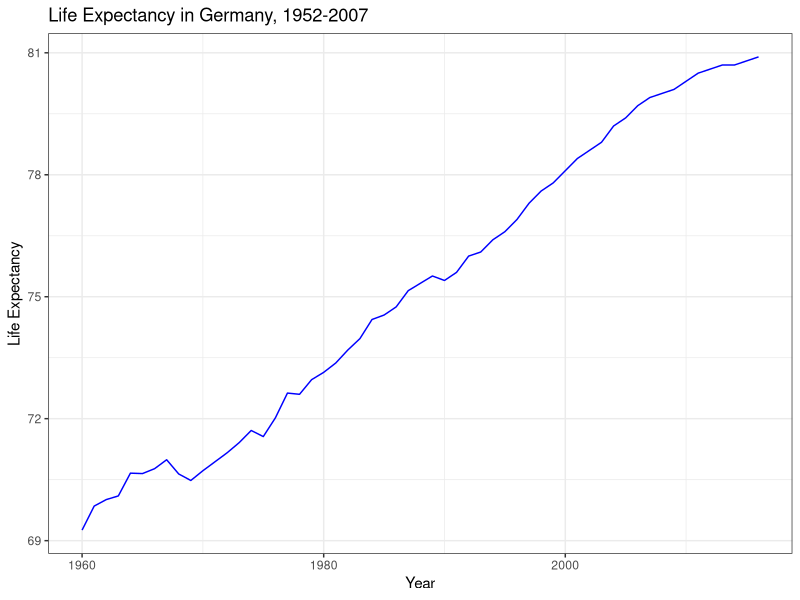
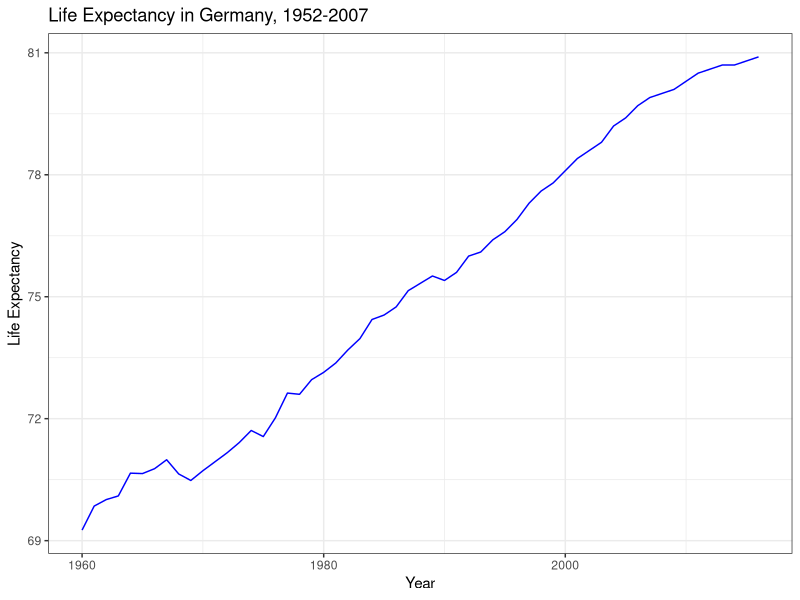

Write the R code that produced these figures, in order.
# install and load dslabs package
install.packages("dslabs")
library(dslabs)

# load gapminder dataset
data(gapminder)

# subset data for United States
data_subset <- gapminder[gapminder$country=="Germany",]

# create line plot
library(ggplot2)
ggplot(data_subset, aes(x=year, y=life_expectancy)) +
  geom_line(color="blue") +
  labs(title="Life Expectancy in Germany, 1952-2007",
       x="Year", y="Life Expectancy") +
  theme_bw()

# save plot as .png file
ggsave("line_plot.png", width = 6, height = 4)
